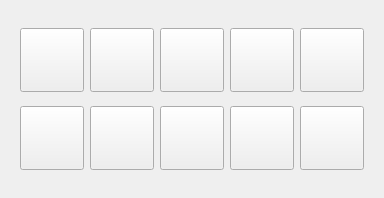
<?xml version="1.0" encoding="UTF-8"?>
<ui version="4.0">
 <class>JMeasurePanel</class>
 <widget class="qMRMLWidget" name="JMeasurePanel">
  <property name="geometry">
   <rect>
    <x>0</x>
    <y>0</y>
    <width>380</width>
    <height>198</height>
   </rect>
  </property>
  <property name="maximumSize">
   <size>
    <width>16777213</width>
    <height>16777215</height>
   </size>
  </property>
  <property name="styleSheet">
   <string notr="true"/>
  </property>
  <layout class="QVBoxLayout" name="verticalLayout">
   <item>
    <widget class="QWidget" name="widget_4" native="true">
     <layout class="QGridLayout" name="gridLayout">
      <item row="1" column="0">
       <widget class="QPushButton" name="btn_gray">
        <property name="minimumSize">
         <size>
          <width>64</width>
          <height>64</height>
         </size>
        </property>
        <property name="maximumSize">
         <size>
          <width>64</width>
          <height>64</height>
         </size>
        </property>
        <property name="text">
         <string/>
        </property>
        <property name="checkable">
         <bool>true</bool>
        </property>
       </widget>
      </item>
      <item row="0" column="5">
       <widget class="QPushButton" name="btn_zoomin">
        <property name="minimumSize">
         <size>
          <width>64</width>
          <height>64</height>
         </size>
        </property>
        <property name="maximumSize">
         <size>
          <width>64</width>
          <height>64</height>
         </size>
        </property>
        <property name="text">
         <string/>
        </property>
       </widget>
      </item>
      <item row="1" column="10">
       <widget class="QToolButton" name="btn_volume_load">
        <property name="minimumSize">
         <size>
          <width>64</width>
          <height>64</height>
         </size>
        </property>
        <property name="maximumSize">
         <size>
          <width>64</width>
          <height>64</height>
         </size>
        </property>
        <property name="text">
         <string/>
        </property>
       </widget>
      </item>
      <item row="0" column="9">
       <widget class="QPushButton" name="btn_markups_list">
        <property name="minimumSize">
         <size>
          <width>64</width>
          <height>64</height>
         </size>
        </property>
        <property name="maximumSize">
         <size>
          <width>64</width>
          <height>64</height>
         </size>
        </property>
        <property name="text">
         <string/>
        </property>
       </widget>
      </item>
      <item row="0" column="10">
       <widget class="QToolButton" name="btn_measurebox">
        <property name="minimumSize">
         <size>
          <width>64</width>
          <height>64</height>
         </size>
        </property>
        <property name="maximumSize">
         <size>
          <width>64</width>
          <height>64</height>
         </size>
        </property>
        <property name="text">
         <string/>
        </property>
       </widget>
      </item>
      <item row="1" column="9">
       <widget class="QPushButton" name="btn_volume_save">
        <property name="minimumSize">
         <size>
          <width>64</width>
          <height>64</height>
         </size>
        </property>
        <property name="maximumSize">
         <size>
          <width>64</width>
          <height>64</height>
         </size>
        </property>
        <property name="text">
         <string/>
        </property>
       </widget>
      </item>
      <item row="0" column="0">
       <widget class="QPushButton" name="btn_refresh">
        <property name="minimumSize">
         <size>
          <width>64</width>
          <height>64</height>
         </size>
        </property>
        <property name="maximumSize">
         <size>
          <width>64</width>
          <height>64</height>
         </size>
        </property>
        <property name="text">
         <string/>
        </property>
       </widget>
      </item>
      <item row="1" column="3">
       <widget class="QPushButton" name="btn_setting">
        <property name="minimumSize">
         <size>
          <width>64</width>
          <height>64</height>
         </size>
        </property>
        <property name="maximumSize">
         <size>
          <width>64</width>
          <height>64</height>
         </size>
        </property>
        <property name="text">
         <string/>
        </property>
       </widget>
      </item>
      <item row="1" column="5">
       <widget class="QPushButton" name="btn_mpr">
        <property name="minimumSize">
         <size>
          <width>64</width>
          <height>64</height>
         </size>
        </property>
        <property name="maximumSize">
         <size>
          <width>64</width>
          <height>64</height>
         </size>
        </property>
        <property name="text">
         <string/>
        </property>
        <property name="checkable">
         <bool>true</bool>
        </property>
       </widget>
      </item>
      <item row="0" column="3">
       <widget class="QPushButton" name="btn_zoomout">
        <property name="minimumSize">
         <size>
          <width>64</width>
          <height>64</height>
         </size>
        </property>
        <property name="maximumSize">
         <size>
          <width>64</width>
          <height>64</height>
         </size>
        </property>
        <property name="text">
         <string/>
        </property>
       </widget>
      </item>
     </layout>
    </widget>
   </item>
  </layout>
 </widget>
 <customwidgets>
  <customwidget>
   <class>qMRMLWidget</class>
   <extends>QWidget</extends>
   <header>qMRMLWidget.h</header>
   <container>1</container>
  </customwidget>
 </customwidgets>
 <resources/>
 <connections/>
</ui>
